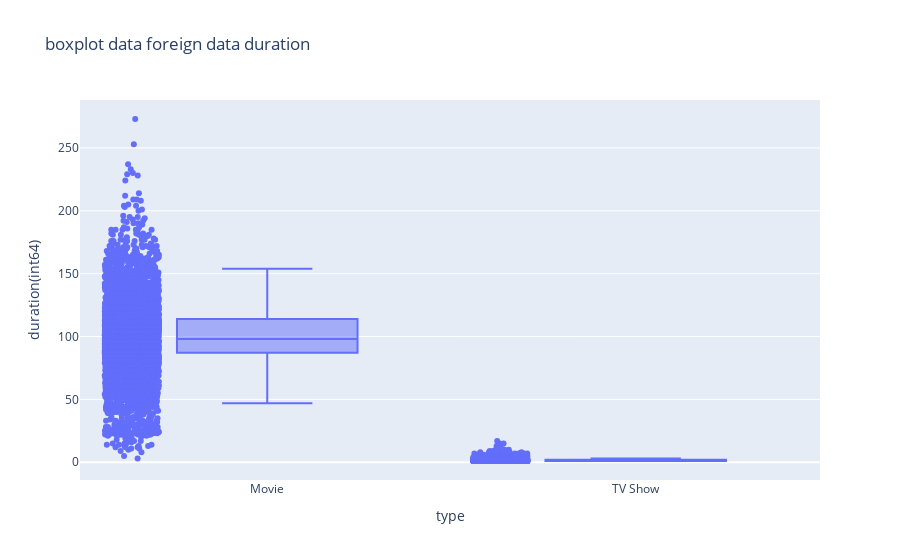

The cell this chart's notebook holds for it:
### Code cell
fig = px.box(df, x="type", y="duration(int64)", points="all", title = "boxplot data foreign data duration ")
fig.show()

### Figure 1 — Plotly figure (JSON) as saved in the notebook; plotly's stock layout.template omitted (floating-point values rounded to 4 significant figures; data arrays with more than 128 entries replaced by an {"elided": "..."} marker saying what was removed)
{"data": [{"alignmentgroup": "True", "boxpoints": "all", "hovertemplate": "type=%{x}<br>duration(int64)=%{y}<extra></extra>", "legendgroup": "", "marker": {"color": "#636efa"}, "name": "", "notched": false, "offsetgroup": "", "orientation": "v", "showlegend": false, "type": "box", "x": {"elided": "8789 str values"}, "x0": " ", "xaxis": "x", "y": {"elided": "8789 int values"}, "y0": " ", "yaxis": "y"}], "layout": {"boxmode": "group", "legend": {"tracegroupgap": 0}, "title": {"text": "boxplot data foreign data duration "}, "xaxis": {"anchor": "y", "domain": [0, 1], "title": {"text": "type"}}, "yaxis": {"anchor": "x", "domain": [0, 1], "title": {"text": "duration(int64)"}}}}
